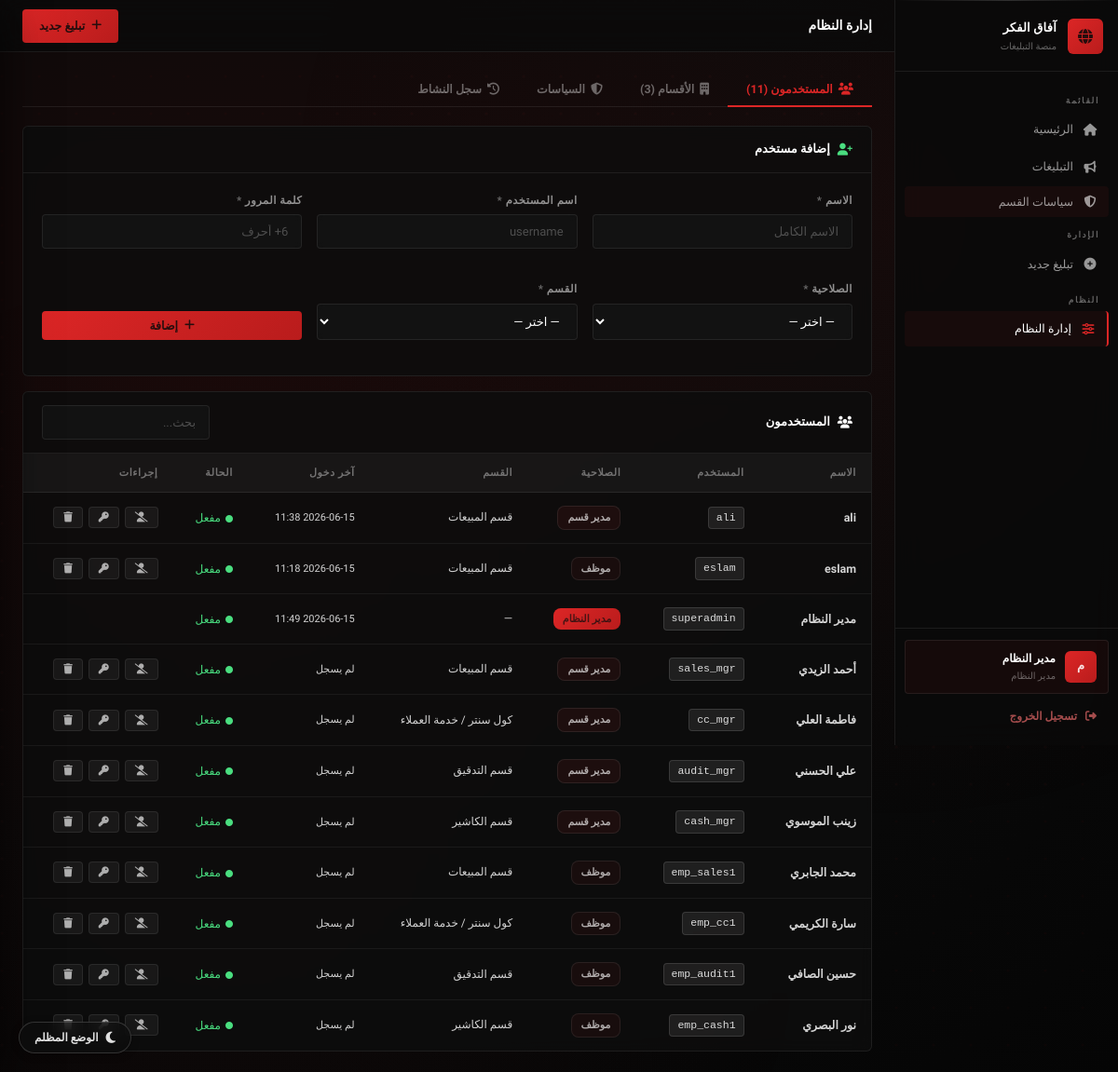
Page /admin/ (signed in) on the earlier database version.
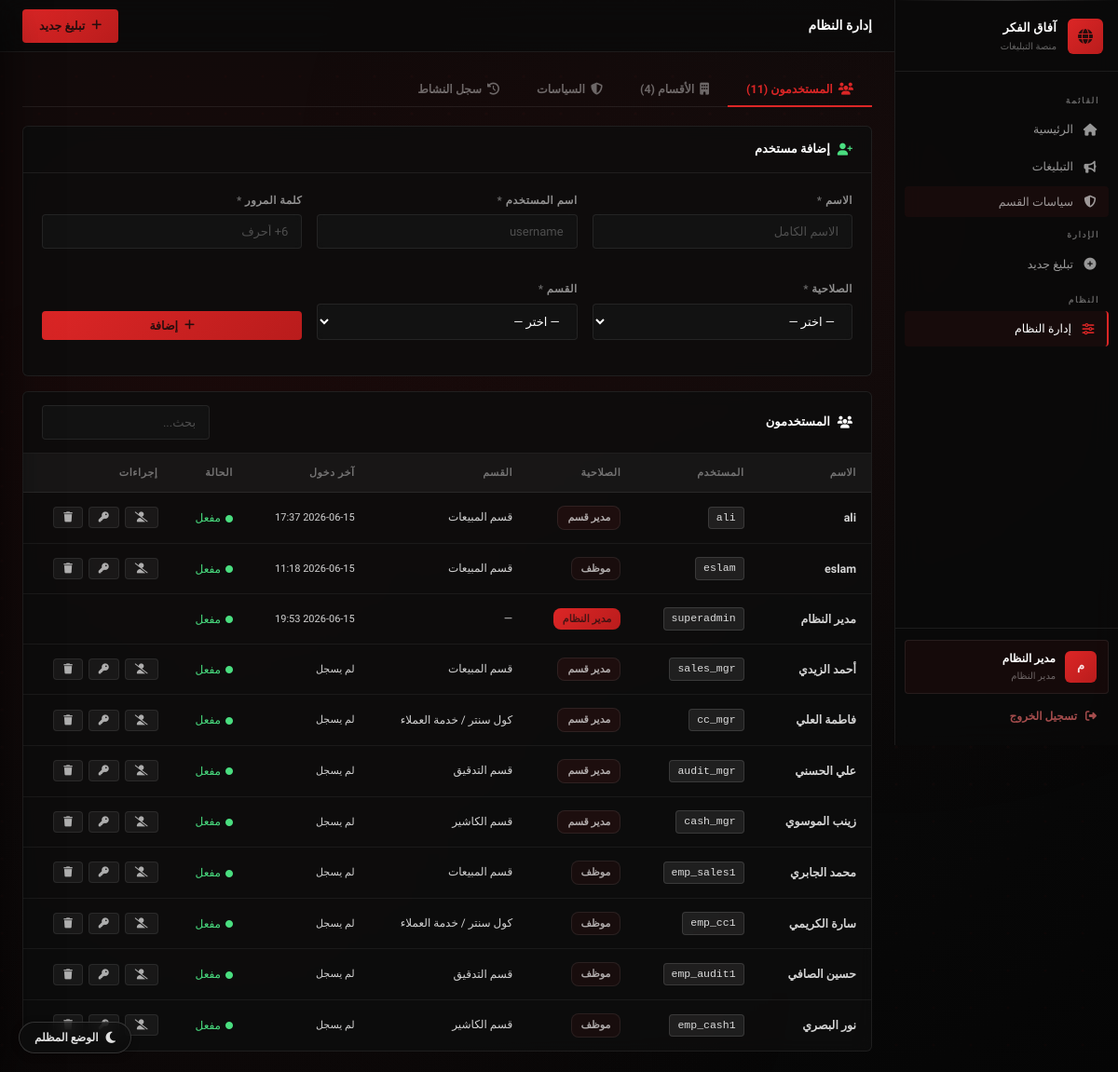
Same page on the later database version.
### tables this page shows
CREATE TABLE users (
        id INTEGER PRIMARY KEY AUTOINCREMENT,
        username TEXT NOT NULL UNIQUE,
        password TEXT NOT NULL,
        full_name TEXT NOT NULL,
        role TEXT NOT NULL CHECK(role IN ('superadmin','manager','employee')),
        department_id INTEGER,
        is_active INTEGER DEFAULT 1,
        created_at DATETIME DEFAULT CURRENT_TIMESTAMP,
        last_login DATETIME,
        FOREIGN KEY (department_id) REFERENCES departments(id)
    );

CREATE TABLE departments (
        id INTEGER PRIMARY KEY AUTOINCREMENT,
        name TEXT NOT NULL UNIQUE,
        name_ar TEXT NOT NULL,
        icon TEXT DEFAULT 'fas fa-building',
        color TEXT DEFAULT '#2563eb',
        created_at DATETIME DEFAULT CURRENT_TIMESTAMP
    );

### routes/admin.py (the view)
@admin_bp.route('/')
@login_required
@role_required('superadmin')
def index():
    db = get_db()
    users = db.execute(
        "SELECT u.*, d.name_ar as dept_name FROM users u LEFT JOIN departments d ON u.department_id=d.id ORDER BY u.created_at DESC"
    ).fetchall()
    departments = db.execute("SELECT * FROM departments ORDER BY id").fetchall()
    logs = db.execute(
        "SELECT al.*, u.full_name FROM audit_log al LEFT JOIN users u ON al.user_id=u.id ORDER BY al.created_at DESC LIMIT 50"
    ).fetchall()
    policies = db.execute(
        "SELECT p.*, d.name_ar as dept_name, u.full_name as author FROM policies p JOIN departments d ON p.department_id=d.id JOIN users u ON p.created_by=u.id ORDER BY p.created_at DESC"
    ).fetchall()
    db.close()
    return render_template('admin/index.html', users=users, departments=departments, logs=logs, policies=policies)

### templates/admin/index.html (shortened to what the changed rows need)
{% extends "base.html" %}  {% block page_title %}إدارة النظام{% endblock %} {% block content %}
<div class="tabs-wrap">
    <div class="tabs">
        <button class="tab-btn active" data-tab="t-users">
            <i class="fas fa-users"></i> المستخدمون ({{ users|length }})
        </button>
        <button class="tab-btn" data-tab="t-depts">
            <i class="fas fa-building"></i> الأقسام ({{ departments|length - 1
            }})
        </button>
        <button class="tab-btn" data-tab="t-policies">
            <i class="fas fa-shield-alt"></i> السياسات
        </button>
        <button class="tab-btn" data-tab="t-logs">
            <i class="fas fa-history"></i> سجل النشاط
        </button>
    </div>
    <div id="t-users" class="tab-content active">
        <div class="card" style="margin-bottom: 16px">
            <div class="card-head">
                <h2>
                    <i class="fas fa-user-plus" style="color: var(--green)"></i>
                    إضافة مستخدم
                </h2>
            </div>
            <div class="card-body">
                <form method="POST" action="{{ url_for('admin.create_user') }}">
                    <div class="form-grid-3">
                        <div class="form-group">
                            <label class="form-label"
                                >الاسم <span class="req">*</span></label
                            >
                            <input
                                name="full_name"
                                type="text"
                                class="form-control"
                                placeholder="الاسم الكامل"
                                required
                            />
                        </div>
                        <div class="form-group">
                            <label class="form-label"
                                >اسم المستخدم <span class="req">*</span></label
                            >
                            <input
                                name="username"
                                type="text"
                                class="form-control"
                                placeholder="username"
                                required
                            />
                        </div>
                        <div class="form-group">
                            <label class="form-label"
                                >كلمة المرور <span class="req">*</span></label
                            >
                            <input
                                name="password"
                                type="password"
                                class="form-control"
                                placeholder="6+ أحرف"
                                required
                                minlength="6"
                            />
                        </div>
                        <div class="form-group">
                            <label class="form-label"
                                >الصلاحية <span class="req">*</span></label
                            >
                            <select name="role" class="form-control" required>
                                <option value="">— اختر —</option>
                            </select>
                        </div>
                        <div class="form-group">
                            <label class="form-label"
                                >القسم <span class="req">*</span></label
                            >
                            <select
                                name="department_id"
                                class="form-control"
                                required
                            >
                                <option value="">— اختر —</option>
                            </select>
                        </div>
                        <div
                            class="form-group"
                            style="display: flex; align-items: flex-end"
                        >
                            <button
                                type="submit"
                                class="btn btn-primary btn-block"
                            >
                                <i class="fas fa-plus"></i> إضافة
                            </button>
                        </div>
                    </div>
                </form>
            </div>
        </div>
        <div class="card">
            <div class="card-head">
                <h2><i class="fas fa-users"></i> المستخدمون</h2>
                <input
                    id="tblSearch"
                    type="text"
                    class="form-control"
                    placeholder="بحث..."
                    style="width: 180px"
                />
            </div>
            <div class="tbl-wrap">
                <table class="tbl">
                    <thead>
                        <tr>
                            <th>الاسم</th>
                            <th>المستخدم</th>
                            <th>الصلاحية</th>
                            <th>القسم</th>
                            <th>آخر دخول</th>
                            <th>الحالة</th>
                            <th>إجراءات</th>
                        </tr>
                    </thead>
                    <tbody>
                        {% for u in users %}
                        <tr class="s-row">
                            <td style="font-weight: 600; font-size: 12.5px">
                                {{ u.full_name }}
                            </td>
                            <td>
                                <code class="username-code"
                                    >{{ u.username }}</code
                                >
                            </td>
                            <td>
                                <span class="badge b-{{ u.role }}">
                                    {% if u.role=='superadmin' %}مدير النظام {%
                                    elif u.role=='manager' %}مدير قسم {% else
                                    %}موظف{% endif %}
                                </span>
                            </td>
                            <td style="font-size: 12px">
                                {{ u.dept_name or '—' }}
                            </td>
                            <td style="font-size: 11px; color: var(--text-sm)">
                                {{ u.last_login[:16].replace('T',' ') if
                                u.last_login else 'لم يسجل' }}
                            </td>
                            <td>
                                {% if u.is_active %}
                                <span class="status-active"
                                    ><i class="fas fa-circle"></i> مفعل</span
                                >
                                {% else %}
                                <span class="status-inactive"
                                    ><i class="fas fa-circle"></i> موقوف</span
                                >
                                {% endif %}
                            </td>
                            <td>
                                {% if u.role != 'superadmin' %}
                                <div class="table-actions">
                                    <form
                                        method="POST"
                                        action="{{ url_for('admin.toggle_user', user_id=u.id) }}"
                                    >
                                        <button
                                            class="btn btn-sm btn-ghost"
                                            title="{% if u.is_active %}إيقاف{% else %}تفعيل{% endif %}"
                                        >
                                            <i
                                                class="fas {% if u.is_active %}fa-user-slash{% else %}fa-user-check{% endif %}"
                                            ></i>
                                        </button>
                                    </form>
                                    <button
                                        class="btn btn-sm btn-ghost"
                                        onclick="openPasswordModal({{ u.id }}, '{{ u.full_name }}')"
                                        title="تغيير كلمة المرور"
                                    >
                                        <i class="fas fa-key"></i>
                                    </button>
                                    <form
                                        method="POST"
                                        action="{{ url_for('admin.delete_user', user_id=u.id) }}"
                                        onsubmit="return confirm('هل أنت متأكد من حذف المستخدم {{ u.full_name }}؟ سيتم حذف جميع تبليغاته وتعليقاته.');"
                                    >
                                        <button
                                            class="btn btn-sm btn-ghost"
                                            title="حذف المستخدم"
                                            style="color: var(--red)"
                                        >
                                            <i class="fas fa-trash"></i>
                                        </button>
                                    </form>
                                </div>
                                {% endif %}
                            </td>
                        </tr>
                        {% endfor %}
                    </tbody>
                </table>
            </div>
        </div>
    </div>
</div>
{% endblock %}

### templates/base.html (shortened to what the changed rows need)
<!doctype html>
<html lang="ar" dir="rtl">
    <head>
        <link
            rel="stylesheet"
            href="{{ url_for('static', filename='css/main.css') }}"
        />
        <link
            rel="stylesheet"
            href="https://cdnjs.cloudflare.com/ajax/libs/font-awesome/6.5.0/css/all.min.css"
        />
    </head>
    <body>
        {% if session.user_id %}
        <aside class="sidebar">
            <div class="sidebar-brand">
                <div class="brand-icon"><i class="fas fa-globe"></i></div>
                <div>
                    <div class="brand-name">آفاق الفكر</div>
                    <div class="brand-sub">منصة التبليغات</div>
                </div>
            </div>
            <nav class="sidebar-nav">
                <div class="nav-label">القائمة</div>
                <a
                    href="{{ url_for('dashboard.index') }}"
                    class="nav-link{% if request.path == '/dashboard' %} active{% endif %}"
                >
                    <i class="fas fa-home"></i><span>الرئيسية</span>
                </a>
                <a
                    href="{{ url_for('announcements.index') }}"
                    class="nav-link{% if request.path.startswith('/announcements') %} active{% endif %}"
                >
                    <i class="fas fa-bullhorn"></i><span>التبليغات</span>
                </a>
                <button
                    onclick="openPolicies()"
                    class="nav-link nav-link-policies"
                    style="
                        width: 100%;
                        text-align: right;
                        border: none;
                        cursor: pointer;
                    "
                >
                    <i class="fas fa-shield-alt"></i><span>سياسات القسم</span>
                </button>
                {% if session.role in ['manager', 'superadmin'] %}
                <div class="nav-label">الإدارة</div>
                <a
                    href="{{ url_for('announcements.create') }}"
                    class="nav-link{% if request.path == '/announcements/create' %} active{% endif %}"
                >
                    <i class="fas fa-plus-circle"></i><span>تبليغ جديد</span>
                </a>
                {% endif %} {% if session.role == 'superadmin' %}
                <div class="nav-label">النظام</div>
                <a
                    href="{{ url_for('admin.index') }}"
                    class="nav-link{% if request.path.startswith('/admin') %} active{% endif %}"
                >
                    <i class="fas fa-sliders-h"></i><span>إدارة النظام</span>
                </a>
                {% endif %}
            </nav>
            <div class="sidebar-user">
                <div class="user-card">
                    <div class="user-av">
                        {{ (session.full_name or 'م')[0] }}
                    </div>
                    <div>
                        <div class="user-name">{{ session.full_name }}</div>
                        <div class="user-role">
                            {% if session.role == 'superadmin' %}مدير النظام {%
                            elif session.role == 'manager' %}مدير قسم {% else
                            %}موظف{% endif %}
                        </div>
                    </div>
                </div>
                <a href="{{ url_for('auth.logout') }}" class="logout-btn">
                    <i class="fas fa-sign-out-alt"></i><span>تسجيل الخروج</span>
                </a>
            </div>
        </aside>
        <div class="main">
            <div class="topbar">
                <div class="topbar-left">
                    <span class="topbar-title"
                        >{% block page_title %}{% endblock %}</span
                    >
                </div>
                <div class="topbar-right">
                    {% if session.role in ['manager', 'superadmin'] %}
                    <a
                        href="{{ url_for('announcements.create') }}"
                        class="btn btn-primary"
                    >
                        <i class="fas fa-plus"></i> تبليغ جديد
                    </a>
                    {% endif %}
                </div>
            </div>
            <div class="page">
                 {% block content %}{% endblock %}
            </div>
        </div>
        {% else %} {% block full_page %}{% endblock %} {% endif %}
    </body>
</html>

Differences in the rows shown:
changed users "مدير النظام": last_login "2026-06-15 11:49" → "2026-06-15 19:53"
changed users "ali": last_login "2026-06-15 11:38" → "2026-06-15 17:37"
Other differences:
{{ departments|length - 1 }}: "3" → "4"
